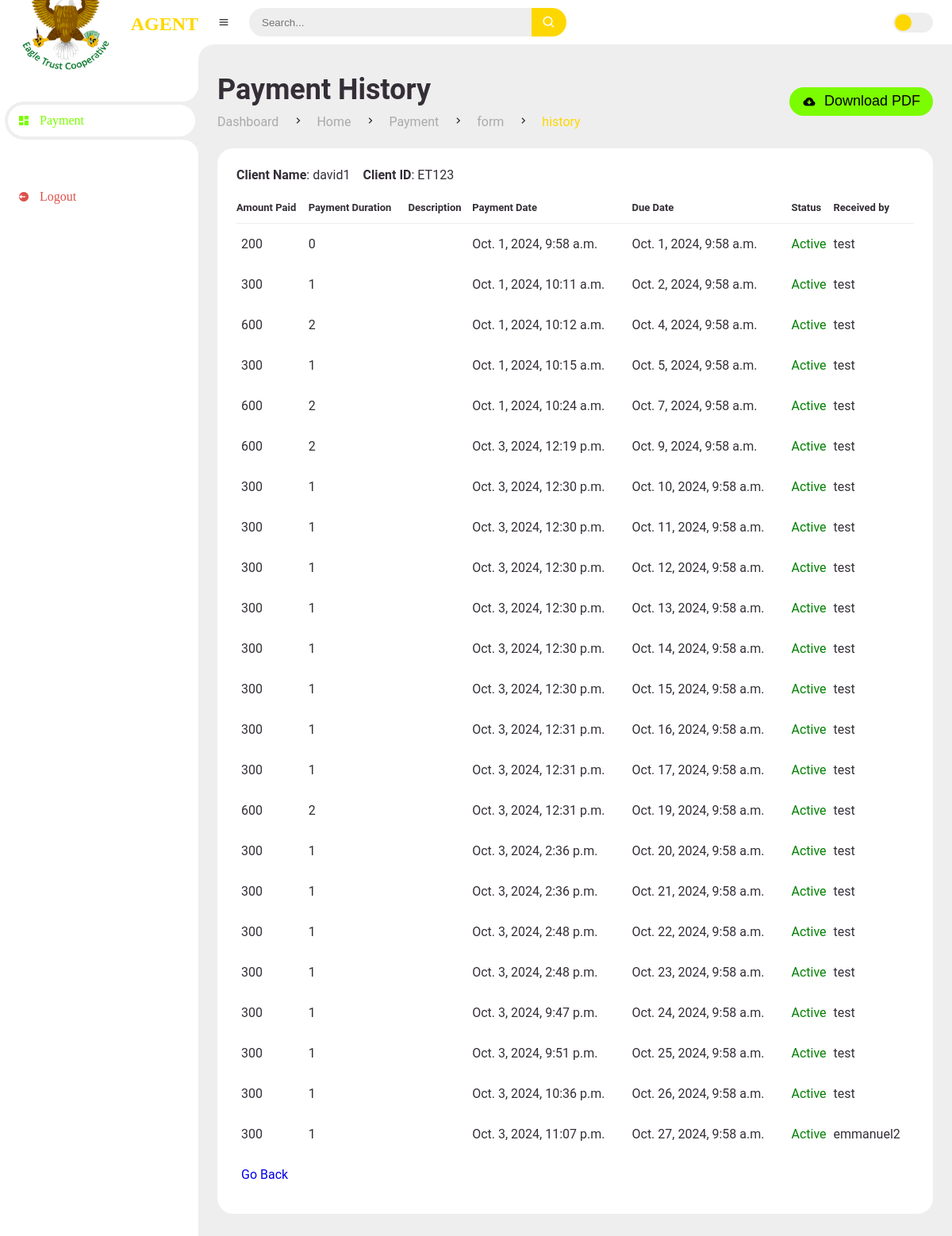
The page /payment-history/ET123/ on the database its author committed.
### dashboard/models.py (models this page shows, shortened)
class Customer(models.Model):
    STATUS_CHOICES = [
        (0, 'Suspended'),
        (1, 'Active'),
    ]
    customer_id = models.CharField(primary_key=True, max_length=50, unique=True)
    username = models.CharField(max_length=255, unique=True)
    email = models.EmailField(unique=True)
    date_created = models.DateTimeField(auto_now_add=True, null=True)
    payment_category = models.IntegerField(default=0)
    phone_number = models.CharField(max_length=11, null=True, unique=True)
    status = models.IntegerField(choices=STATUS_CHOICES, default=0)
    activation_expiry = models.DateTimeField(null=True, blank=True)  # Field for timer

class Payments(models.Model):
    customer = models.ForeignKey(Customer, on_delete=models.CASCADE, related_name='payments')
    amount_paid = models.IntegerField(default=0)
    payment_duration = models.IntegerField(default=0)
    description = models.CharField(max_length=200, null=True, blank=True)
    payment_date = models.DateTimeField(auto_now_add=True, null=True)
    expiry_date = models.DateTimeField(null=True, blank=True)
    status = models.CharField(max_length=20, null=True, blank=True)
    received_by = models.ForeignKey(Agent, on_delete=models.SET_NULL, null=True, blank=True, related_name='received_payments')

class Agent(models.Model):
    STATUS_CHOICES = (
        (1, 'Active'),
        (0, 'Suspended'),
    )
    agent_id = models.CharField(primary_key=True, max_length=50, unique=True)
    username = models.CharField(max_length=255, unique=True)
    email = models.EmailField(unique=True)
    date_created = models.DateTimeField(auto_now_add=True, null=True)
    phone_number = models.CharField(max_length=11, null=True, unique=True)
    status = models.IntegerField(choices=STATUS_CHOICES, default=0)  # Default to active
    def __str__(self):
        return self.username

### dashboard/views.py (the view)
# urls.py: path('payment-history/<str:user_id>/', views.client_payment_history, name='client_payment_history'),
def client_payment_history(request, user_id):
    user = get_object_or_404(Customer, customer_id=user_id)
    user_payments = Payments.objects.filter(customer__customer_id=user_id)
    return render(request, 'dashboard/agent/history.html', {'user': user, 'user_payments': user_payments})

### templates/dashboard/agent/history.html (shortened to what this page needs)
{% extends 'main/agent_main.html' %}
{% load static %}
{% block content %}
		<main>
			<div class="head-title">
				<div class="left">
					<h1>Payment History</h1>
					<ul class="breadcrumb">
						<li>
							<a href="#">Dashboard</a>
						</li>
						<li><i class='bx bx-chevron-right' ></i></li>
						<li>
							<a href="#">Home</a>
						</li>
                        <li><i class='bx bx-chevron-right' ></i></li>
						<li>
							<a href="#">Payment</a>
						</li>
                        <li><i class='bx bx-chevron-right' ></i></li>
						<li>
							<a href="#">form</a>
						</li>
						<li><i class='bx bx-chevron-right' ></i></li>
						<li>
							<a class="active" href="#">history</a>
						</li>
					</ul>
				</div>
				<div href="#" class="download">
					<button>
						<i class='bx bxs-cloud-download' ></i>
						<span class="text">Download PDF</span>
					</button>
				</div>
			</div>
			<div class="table-data" >
				<div class="order">
					<div class="head">
						<p><span><b>Client Name</b>: {{user.username}}</span></p>
						<p><span><b>Client ID</b>: {{user.customer_id }}</span></p>
					</div>
					<table id="table">
						<thead>
							<tr>
								<th>Amount Paid</th>
								<th>Payment Duration</th>
								<th>Description</th>
								<th>Payment Date</th>
								<th>Due Date</th>
								<th>Status</th>
								<th>Received by</th>
							</tr>
						</thead>
						<tbody>
							{% if user_payments %}
								{% for payment in user_payments  %}
								<tr>
									<td>{{ payment.amount_paid }}</td>
									<td>{{ payment.payment_duration }}</td>
									<td>{{ payment.description }}</td>
									<td>{{ payment.payment_date }}</td>
									<td>{{ payment.expiry_date }}</td>
									<td>
										{% if payment.expiry_date < now %}
										<p style='color:red;'>Active</p>
										{% else %}
											<p style='color:green;'>Active</p>
										{% endif %}
									</td>
									<td>{{ payment.received_by }}</td>
								</tr>
								{% endfor %}
							{% else %}
								<tr>
									<td colspan="6">No data available</td>
								</tr>
							{% endif %}
							<tr>
								<td>
									<a href="#" onclick="goBack()">Go Back</a>
								</td>
							</tr>
						</tbody>
					</table>
				</div>
			</div>
		</main>
	</section>
{% endblock %}

### static/css/style.css (style rules this page uses)
* { margin: 0; padding: 0; box-sizing: border-box; }
a { text-decoration: none; }
li { list-style: none; }
:root { --poppins: 'ROBOTO'; --lato: 'SEGOI UI'; --light: #Fff; --blue:#FFD700; --light-blue: #CFE8FF; --grey: #eee; --dark-grey: #AAAAAA; --dark: #342E37; --red: #DB504A; --yellow: #FFCE26; --light-yellow: #FFF2C6; --orange: #FD7238; --light-orange: #FFE0D3; }
html { overflow-x: hidden; }
body { background: var(--grey); overflow-x: hidden; }
#content main { width: 100%; padding: 36px 24px; font-family: var(--poppins); max-height: calc(100vh - 56px); overflow-y: auto; }
#content main .head-title { display: flex; align-items: center; justify-content: space-between; grid-gap: 16px; flex-wrap: wrap; }
#content main .head-title .left h1 { font-size: 36px; font-weight: 600; margin-bottom: 10px; color: var(--dark); }
#content main .head-title .left .breadcrumb { display: flex; align-items: center; grid-gap: 16px; }
#content main .head-title .left .breadcrumb li { color: var(--dark); }
#content main .head-title .left .breadcrumb li a { color: var(--dark-grey); pointer-events: none; }
#content main .head-title .left .breadcrumb li a.active { color: var(--blue); pointer-events: unset; }
#content main .head-title .download button { height: 36px; padding: 0 16px; border-radius: 36px; background: #7CFC00; color: black; display: flex; justify-content: center; align-items: center; grid-gap: 10px; font-weight: 500; }
#content main .table-data { display: flex; flex-wrap: wrap; grid-gap: 24px; margin-top: 24px; width: 100%; color: var(--dark); }
#content main .table-data > div { border-radius: 20px; background: var(--light); padding: 24px; overflow-x: auto; }
#content main .table-data .head { display: flex; align-items: center; grid-gap: 16px; margin-bottom: 24px; }
#content main .table-data .order { flex-grow: 1; flex-basis: 500px; }
#content main .table-data .order table { width: 100%; border-collapse: collapse; }
#content main .table-data .order table th { padding-bottom: 12px; font-size: 13px; text-align: left; border-bottom: 1px solid var(--grey); }
#content main .table-data .order table td { padding: 16px 0; }
#content main .table-data .order table tr td:first-child { display: flex; align-items: center; grid-gap: 12px; padding-left: 6px; }

### static/css/payment.css (style rules this page uses)
button { font-size: 18px; font-weight: 400; color: #fff; padding: 14px 22px; border: none; background: green; border-radius: 6px; cursor: pointer; }

### rows shown on the page
Customer: username "david1", customer_id "ET123"
Payments: amount_paid "200", payment_duration "0", payment_date "Oct. 1, 2024, 9:58 a.m.", expiry_date "Oct. 1, 2024, 9:58 a.m.", shows "Active", received_by "test"
Payments: amount_paid "300", payment_duration "1", payment_date "Oct. 1, 2024, 10:11 a.m.", expiry_date "Oct. 2, 2024, 9:58 a.m.", shows "Active", received_by "test"
Payments: amount_paid "600", payment_duration "2", payment_date "Oct. 1, 2024, 10:12 a.m.", expiry_date "Oct. 4, 2024, 9:58 a.m.", shows "Active", received_by "test"
Payments: amount_paid "300", payment_duration "1", payment_date "Oct. 1, 2024, 10:15 a.m.", expiry_date "Oct. 5, 2024, 9:58 a.m.", shows "Active", received_by "test"
Payments: amount_paid "600", payment_duration "2", payment_date "Oct. 1, 2024, 10:24 a.m.", expiry_date "Oct. 7, 2024, 9:58 a.m.", shows "Active", received_by "test"
Payments: amount_paid "600", payment_duration "2", payment_date "Oct. 3, 2024, 12:19 p.m.", expiry_date "Oct. 9, 2024, 9:58 a.m.", shows "Active", received_by "test"
Payments: amount_paid "300", payment_duration "1", payment_date "Oct. 3, 2024, 12:30 p.m.", expiry_date "Oct. 10, 2024, 9:58 a.m.", shows "Active", received_by "test"
Payments: amount_paid "300", payment_duration "1", payment_date "Oct. 3, 2024, 12:30 p.m.", expiry_date "Oct. 11, 2024, 9:58 a.m.", shows "Active", received_by "test"
Payments: amount_paid "300", payment_duration "1", payment_date "Oct. 3, 2024, 12:30 p.m.", expiry_date "Oct. 12, 2024, 9:58 a.m.", shows "Active", received_by "test"
Payments: amount_paid "300", payment_duration "1", payment_date "Oct. 3, 2024, 12:30 p.m.", expiry_date "Oct. 13, 2024, 9:58 a.m.", shows "Active", received_by "test"
Payments: amount_paid "300", payment_duration "1", payment_date "Oct. 3, 2024, 12:30 p.m.", expiry_date "Oct. 14, 2024, 9:58 a.m.", shows "Active", received_by "test"
Payments: amount_paid "300", payment_duration "1", payment_date "Oct. 3, 2024, 12:30 p.m.", expiry_date "Oct. 15, 2024, 9:58 a.m.", shows "Active", received_by "test"
Payments: amount_paid "300", payment_duration "1", payment_date "Oct. 3, 2024, 12:31 p.m.", expiry_date "Oct. 16, 2024, 9:58 a.m.", shows "Active", received_by "test"
Payments: amount_paid "300", payment_duration "1", payment_date "Oct. 3, 2024, 12:31 p.m.", expiry_date "Oct. 17, 2024, 9:58 a.m.", shows "Active", received_by "test"
Payments: amount_paid "600", payment_duration "2", payment_date "Oct. 3, 2024, 12:31 p.m.", expiry_date "Oct. 19, 2024, 9:58 a.m.", shows "Active", received_by "test"
Payments: amount_paid "300", payment_duration "1", payment_date "Oct. 3, 2024, 2:36 p.m.", expiry_date "Oct. 20, 2024, 9:58 a.m.", shows "Active", received_by "test"
Payments: amount_paid "300", payment_duration "1", payment_date "Oct. 3, 2024, 2:36 p.m.", expiry_date "Oct. 21, 2024, 9:58 a.m.", shows "Active", received_by "test"
Payments: amount_paid "300", payment_duration "1", payment_date "Oct. 3, 2024, 2:48 p.m.", expiry_date "Oct. 22, 2024, 9:58 a.m.", shows "Active", received_by "test"
Payments: amount_paid "300", payment_duration "1", payment_date "Oct. 3, 2024, 2:48 p.m.", expiry_date "Oct. 23, 2024, 9:58 a.m.", shows "Active", received_by "test"
Payments: amount_paid "300", payment_duration "1", payment_date "Oct. 3, 2024, 9:47 p.m.", expiry_date "Oct. 24, 2024, 9:58 a.m.", shows "Active", received_by "test"
Payments: amount_paid "300", payment_duration "1", payment_date "Oct. 3, 2024, 9:51 p.m.", expiry_date "Oct. 25, 2024, 9:58 a.m.", shows "Active", received_by "test"
Payments: amount_paid "300", payment_duration "1", payment_date "Oct. 3, 2024, 10:36 p.m.", expiry_date "Oct. 26, 2024, 9:58 a.m.", shows "Active", received_by "test"
Payments: amount_paid "300", payment_duration "1", payment_date "Oct. 3, 2024, 11:07 p.m.", expiry_date "Oct. 27, 2024, 9:58 a.m.", shows "Active", received_by "emmanuel2"
